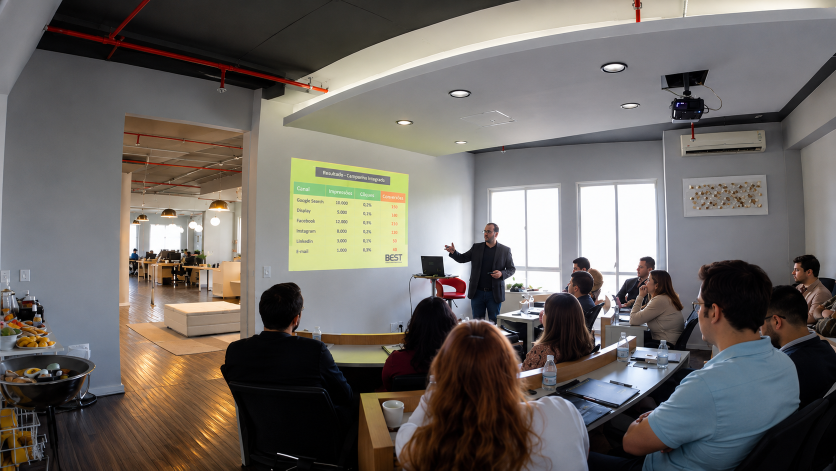
#> input picture assets/archive/internet/best-kenshoo/best00_thread_palestra01.png, 1672 x 941 px (shown at 1/2 size)
$ python temp_media_gallery_batch.py
#> lines starting #> are read from the running program, lines starting #| are printed output that depends on the picture
#!/usr/bin/env python3
from __future__ import annotations

import html
import json
import re
from pathlib import Path
from typing import Iterable

from PIL import Image, ImageOps

ROOT = Path(__file__).resolve().parents[1]
GALLERIES = ROOT / "data/galleries.json"


def esc(value: str) -> str:
    return html.escape(value, quote=True)


def optimize_thread(source_rel: str, output_rel: str, max_width: int = 1100, max_bytes: int = 280_000) -> tuple[int, int, int]:
#> called with max_width = 1100, max_bytes = 280000
    source = ROOT / source_rel
    output = ROOT / output_rel
    output.parent.mkdir(parents=True, exist_ok=True)
    with Image.open(source) as im:
#> im is the input picture: PIL image 1672x941 RGB; mean R, G, B 109.8, 104.5, 99.6
        im = ImageOps.exif_transpose(im)
        if im.mode not in ("RGB", "RGBA"):
            im = im.convert("RGB")
        if im.mode == "RGBA":
            base = Image.new("RGB", im.size, "white")
            base.paste(im, mask=im.getchannel("A"))
            im = base
        if im.width > max_width:
            h = max(1, round(im.height * max_width / im.width))
#> h = 619
            im = im.resize((max_width, h), Image.Resampling.LANCZOS)
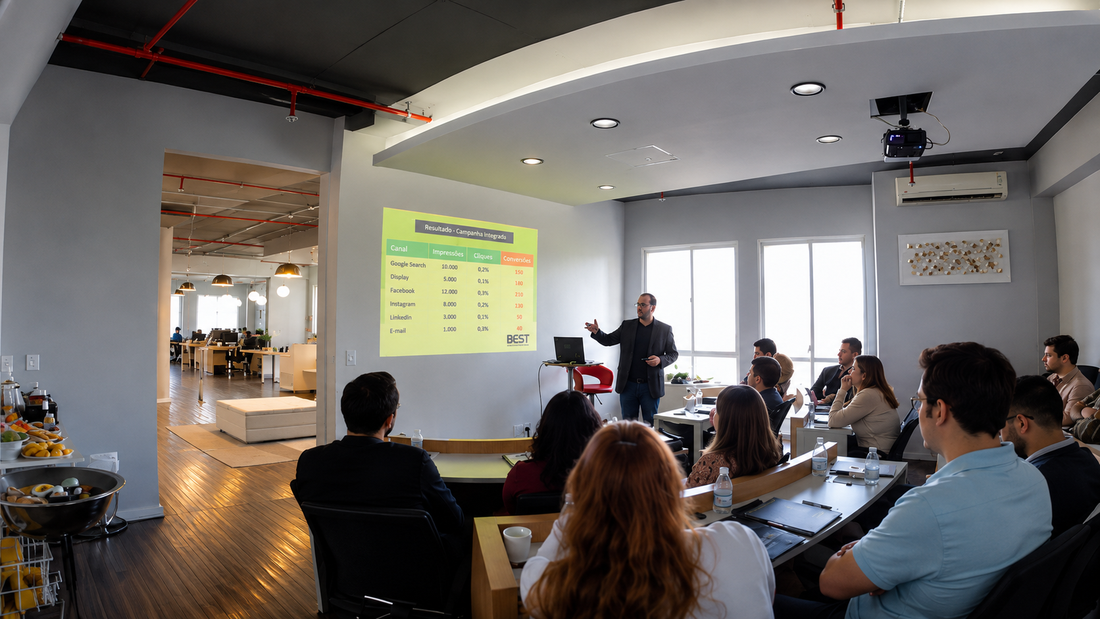
#> im: PIL image 1100x619 RGB; mean R, G, B 109.8, 104.5, 99.6

        quality = 84
        while True:
            im.save(output, "WEBP", quality=quality, method=6)
            size = output.stat().st_size
            if size <= max_bytes or quality <= 58:
                break
            quality -= 4
#> after the loop, quality = 84
        while output.stat().st_size > max_bytes and im.width > 760:
            nw = max(760, round(im.width * 0.9))
            nh = max(1, round(im.height * nw / im.width))
            im = im.resize((nw, nh), Image.Resampling.LANCZOS)
            im.save(output, "WEBP", quality=quality, method=6)
#> this loop made 0 passes
        return im.width, im.height, output.stat().st_size


def thread_figure(*, marker: str, source_rel: str, web_rel: str, width: int, height: int,
                  alt: str, caption: str, open_label: str, aria: str) -> str:
    return f'''<!-- thread-media:{marker}:start -->
<figure class="thread-media thread-media--linked">
<a aria-label="{esc(aria)}" href="/{esc(source_rel)}" rel="noopener noreferrer" target="_blank">
<img alt="{esc(alt)}" decoding="async" height="{height}" loading="lazy" src="/{esc(web_rel)}" width="{width}"/>
</a>
<figcaption><strong>{esc(caption)}</strong><a class="thread-media-open" href="/{esc(source_rel)}" rel="noopener noreferrer" target="_blank">{esc(open_label)}</a></figcaption>
</figure>
<!-- thread-media:{marker}:end -->'''


def insert_after_first_paragraph(text: str, block: str, marker: str) -> str:
    if f"<!-- thread-media:{marker}:start -->" in text:
        return text
    match = re.search(r"</p>", text, flags=re.I)
    if not match:
        raise RuntimeError(f"No paragraph found for thread media {marker}")
    return text[:match.end()] + "\n" + block + text[match.end():]


def add_gallery_placeholder(text: str, gid: str) -> str:
    if f"<!-- gallery:{gid}" in text or f'data-gallery="{gid}"' in text:
        return text
    return text.rstrip() + f"\n<!-- gallery:{gid} -->\n"


def update_fragment(path_rel: str, *, figure: str | None = None, marker: str | None = None, gid: str) -> None:
    path = ROOT / path_rel
    text = path.read_text(encoding="utf-8")
    if figure and marker:
        text = insert_after_first_paragraph(text, figure, marker)
    text = add_gallery_placeholder(text, gid)
    path.write_text(text, encoding="utf-8")


def section_pattern(section_id: str) -> re.Pattern[str]:
    escaped = re.escape(section_id)
    return re.compile(rf'(<section\b(?=[^>]*\bid=["\']{escaped}["\'])[^>]*>)(.*?)(</section>)', re.S | re.I)


def update_section(path_rel: str, section_id: str, *, figure: str | None = None, marker: str | None = None, gid: str) -> None:
    path = ROOT / path_rel
    text = path.read_text(encoding="utf-8")
    pat = section_pattern(section_id)
    matches = list(pat.finditer(text))
    if len(matches) != 1:
        raise RuntimeError(f"{path_rel} #{section_id}: expected one section, got {len(matches)}")
    m = matches[0]
    inner = m.group(2)
    if figure and marker:
        inner = insert_after_first_paragraph(inner, figure, marker)
    if f"<!-- gallery:{gid}" not in inner and f'data-gallery="{gid}"' not in inner:
        inner = inner.rstrip() + f"\n<!-- gallery:{gid} -->\n"
    updated = text[:m.start()] + m.group(1) + inner + m.group(3) + text[m.end():]
    path.write_text(updated, encoding="utf-8")


def item(i: int | str, source: str, pt: str, en: str) -> dict:
    return {"id": f"{int(i):02d}" if isinstance(i, int) or str(i).isdigit() else str(i), "source": source, "caption": {"pt": pt, "en": en}}


def numbered_items(sources: Iterable[str], pt_base: str, en_base: str) -> list[dict]:
    return [item(i, source, f"{pt_base} {i}.", f"{en_base} {i}.") for i, source in enumerate(sources, 1)]


def upsert_gallery(data: dict, gallery: dict) -> None:
    galleries = data.setdefault("galleries", [])
    for idx, existing in enumerate(galleries):
        if existing.get("id") == gallery["id"]:
            galleries[idx] = gallery
            return
    galleries.append(gallery)


def main() -> int:
    # Web-friendly editorial Thread images. Masters remain untouched in assets/archive.
    thread_specs = {
        "best-kenshoo": (
            "assets/archive/internet/best-kenshoo/best00_thread_palestra01.png",
            "assets/media/thread/best-kenshoo-workshop.webp",
        ),
        "psinet": (
            "assets/archive/internet/psinet/PSINet00_Thread-Psinet-STI_Sede-Alphaville.jpg",
            "assets/media/thread/psinet-alphaville.webp",
        ),
        "prateleira-cultural": (
            "assets/archive/communication/prateleira-cultural/prateleiracultural_thread_marcelo-nicchio.jpg",
            "assets/media/thread/prateleira-cultural.webp",
        ),
    }
    dims = {}
    for key, (source, output) in thread_specs.items():
        dims[key] = optimize_thread(source, output)
        print(f"thread {key}: {dims[key][0]}x{dims[key][1]} {dims[key][2]} bytes")
#| thread best-kenshoo: 1100x619 71434 bytes
#> pass 2 of the loop in main, `for key, (source, output) in thread_specs.items():`:
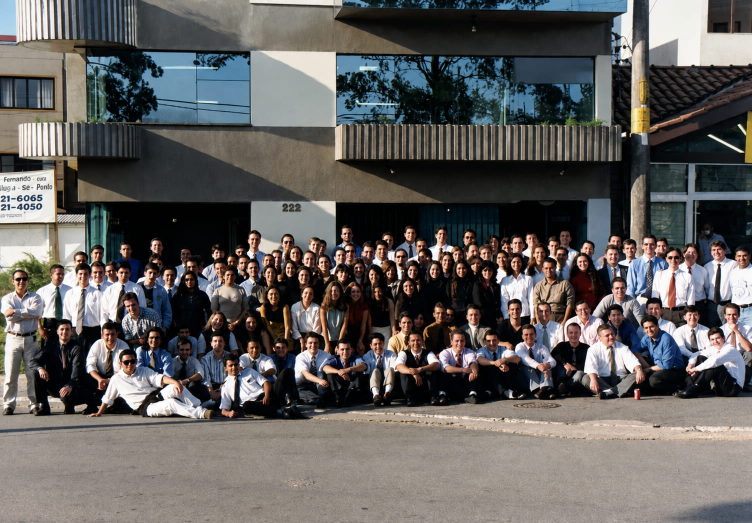
#> input picture assets/archive/internet/psinet/PSINet00_Thread-Psinet-STI_Sede-Alphaville.jpg, 1504 x 1046 px (shown at 1/2 size)
#> in optimize_thread, im is the input picture: PIL image 1504x1046 RGB; mean R, G, B 98.4, 95.8, 93.8
#> in optimize_thread (call 2), `im = im.resize((max_width, h), Image.Resampling.LANCZOS)`:
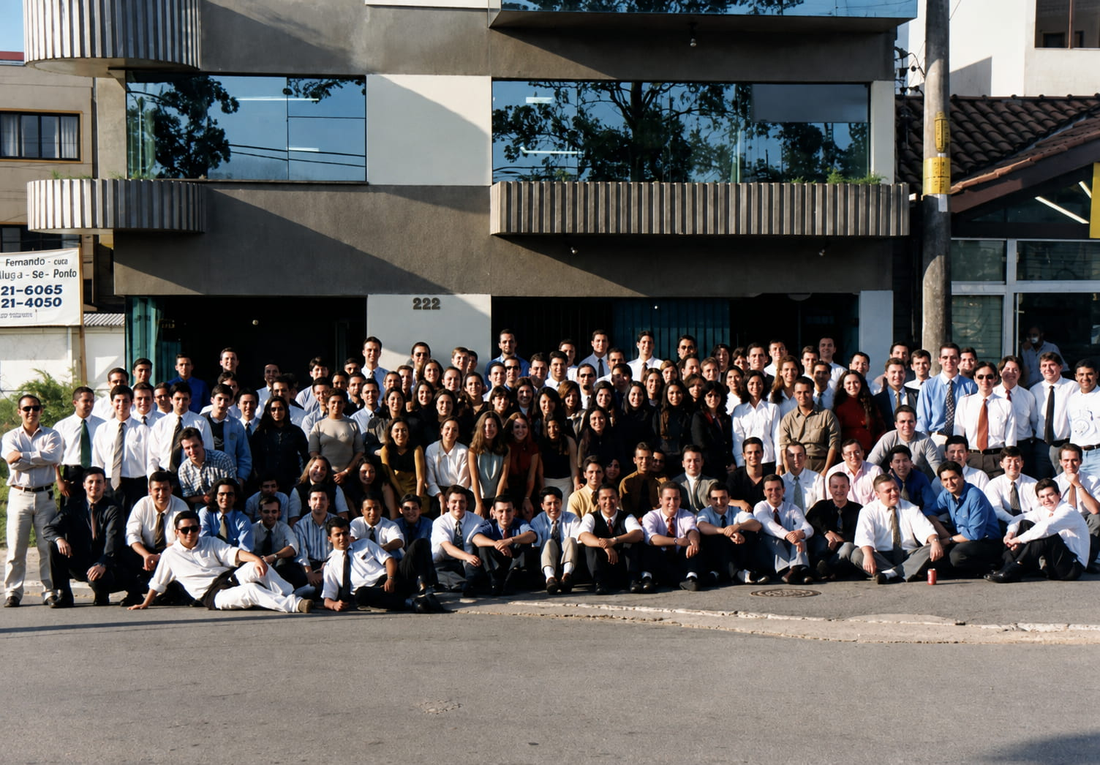
#> im: PIL image 1100x765 RGB; mean R, G, B 98.4, 95.8, 93.8
#| thread psinet: 1100x765 154856 bytes

    bw, bh, _ = dims["best-kenshoo"]
#> bw = 1100; bh = 619
    best_pt = thread_figure(
        marker="best-kenshoo", source_rel=thread_specs["best-kenshoo"][0], web_rel=thread_specs["best-kenshoo"][1], width=bw, height=bh,
        alt="Registro do workshop do E-Commerce Brasil durante o ciclo BEST/Kenshoo.",
        caption="Workshop do E-Commerce Brasil durante o ciclo BEST/Kenshoo, 2014.",
        open_label="Abrir imagem original ↗", aria="Abrir a fotografia original do workshop BEST/Kenshoo"
    )
    best_en = thread_figure(
        marker="best-kenshoo", source_rel=thread_specs["best-kenshoo"][0], web_rel=thread_specs["best-kenshoo"][1], width=bw, height=bh,
        alt="Record of the E-Commerce Brasil workshop during the BEST/Kenshoo period.",
        caption="E-Commerce Brasil workshop during the BEST/Kenshoo period, 2014.",
        open_label="Open original image ↗", aria="Open the original BEST/Kenshoo workshop photo"
    )

    pw, ph, _ = dims["psinet"]
#> pw = 1100; ph = 765
    psinet_pt = thread_figure(
        marker="psinet", source_rel=thread_specs["psinet"][0], web_rel=thread_specs["psinet"][1], width=pw, height=ph,
        alt="Registro da sede PSINet/STI em Alphaville.", caption="Sede da PSINet/STI em Alphaville, c. 2000.",
        open_label="Abrir imagem original ↗", aria="Abrir a fotografia original da PSINet em Alphaville"
    )
    psinet_en = thread_figure(
        marker="psinet", source_rel=thread_specs["psinet"][0], web_rel=thread_specs["psinet"][1], width=pw, height=ph,
        alt="Record of the PSINet/STI office in Alphaville.", caption="PSINet/STI office in Alphaville, c. 2000.",
        open_label="Open original image ↗", aria="Open the original PSINet Alphaville photo"
    )

    sw, sh, _ = dims["prateleira-cultural"]
#> sw = 632; sh = 709
    prateleira_pt = thread_figure(
        marker="prateleira-cultural", source_rel=thread_specs["prateleira-cultural"][0], web_rel=thread_specs["prateleira-cultural"][1], width=sw, height=sh,
        alt="Marcelo Nicchio no período da coluna Prateleira Cultural na Revista Sinal Verde.",
        caption="Marcelo Nicchio no período da coluna Prateleira Cultural, Revista Sinal Verde.",
        open_label="Abrir imagem original ↗", aria="Abrir a fotografia original da Prateleira Cultural"
    )
    prateleira_en = thread_figure(
        marker="prateleira-cultural", source_rel=thread_specs["prateleira-cultural"][0], web_rel=thread_specs["prateleira-cultural"][1], width=sw, height=sh,
        alt="Marcelo Nicchio during the Prateleira Cultural column period at Revista Sinal Verde.",
        caption="Marcelo Nicchio during the Prateleira Cultural column period at Revista Sinal Verde.",
        open_label="Open original image ↗", aria="Open the original Prateleira Cultural photo"
    )

    # Fragment-backed entries: edit their neutral sources, then sync_entries propagates them.
    update_fragment("content/entries/pt/internet-best.inc", figure=best_pt, marker="best-kenshoo", gid="best-kenshoo")
    update_fragment("content/entries/en/internet-best.inc", figure=best_en, marker="best-kenshoo", gid="best-kenshoo")
    update_fragment("content/entries/pt/communication-folha.inc", gid="folha-orfaos-do-rock")
    update_fragment("content/entries/en/communication-folha.inc", gid="folha-orfaos-do-rock")

    # Vertical-backed entries: Full Biography remains generated downstream.
    update_section("pt/internet/index.html", "psinet", figure=psinet_pt, marker="psinet", gid="psinet")
    update_section("en/internet/index.html", "psinet", figure=psinet_en, marker="psinet", gid="psinet")
    update_section("pt/internet/index.html", "petlove", gid="petlove")
    update_section("en/internet/index.html", "petlove", gid="petlove")
    update_section("pt/comunicacao/index.html", "sinal-verde", figure=prateleira_pt, marker="prateleira-cultural", gid="prateleira-cultural")
    update_section("en/communication/index.html", "sinal-verde", figure=prateleira_en, marker="prateleira-cultural", gid="prateleira-cultural")

    data = json.loads(GALLERIES.read_text(encoding="utf-8"))
    data["updated"] = "2026-09-01"

    best_sources = [
        "best00_palestra02_tratamento-ia.jpg",
        "best00_palestra03_tratamento-_ia.jpg",
        "best00_palestra04_tratamento-ia.jpg",
        "best00_palestra05_tratamento-ia.jpg",
        "best00_palestra06_tratamento-ia_.jpg",
        "best01-cartao.jpg",
        "best02-escritorio01.jpg",
        "best03-escritorio02.jpg",
        "best04-escritorio03-ia.jpg",
        "best05-clientes.JPG",
        "best06-claudio-coelho_chap-chap_marcelo-nicchio_roger-lopes.JPG",
    ]
    best_items = []
    for i, source in enumerate(best_sources, 1):
        if i <= 5:
            pt, en = "Registro do workshop com tratamento por IA.", "Workshop record with AI treatment."
        elif i == 6:
            pt, en = "Cartão profissional do período BEST/Kenshoo.", "Professional card from the BEST/Kenshoo period."
        elif i in (7, 8):
            pt, en = "Registro do escritório da BEST.", "Record of the BEST office."
        elif i == 9:
            pt, en = "Registro do escritório com tratamento por IA.", "Office record with AI treatment."
        elif i == 10:
            pt, en = "Registro visual de clientes da operação.", "Visual record of operation clients."
        else:
            pt, en = "Claudio Coelho, Chap Chap, Marcelo Nicchio e Roger Lopes.", "Claudio Coelho, Chap Chap, Marcelo Nicchio and Roger Lopes."
        best_items.append(item(i, source, pt, en))

    folha_sources = [
        "folhateen - 23-04-2000 - Reportagem - Órfãos do Rock Pag 1de2 (1-2) - 300dpi.jpg",
        "folhateen - 23-04-2000 - Reportagem - Órfãos do Rock Pag 1de2 (2-2) - 300dpi.jpg",
        "folhateen - 23-04-2000 - Reportagem - Órfãos do Rock Pag 2de2 - 300dpi.jpg",
    ]
    folha_items = [
        item(1, folha_sources[0], "Folhateen — primeira página da matéria ‘Órfãos do Rock’, scan 1.", "Folhateen — first page of the ‘Órfãos do Rock’ article, scan 1."),
        item(2, folha_sources[1], "Folhateen — primeira página da matéria ‘Órfãos do Rock’, scan 2.", "Folhateen — first page of the ‘Órfãos do Rock’ article, scan 2."),
        item(3, folha_sources[2], "Folhateen — segunda página da matéria ‘Órfãos do Rock’.", "Folhateen — second page of the ‘Órfãos do Rock’ article."),
    ]

    petlove_sources = [f"petlove{i:02d}.jpg" for i in range(1, 12)]
    psinet_sources = [f"PSINet{i:02d}.jpg" for i in range(1, 6)]

    prateleira_sources = [
        "sinalverde01.jpg", "sinalverde02-novo.jpg", "sinalverde03-novo.jpg", "sinalverde04.jpg", "sinalverde05.jpg", "sinalverde06.jpg", "sinalverde07.jpg",
        "sinalverde08-01novo.jpg", "sinalverde08-02novo.jpg", "sinalverde09.jpg", "sinalverde10.jpg", "sinalverde11.jpg", "sinalverde12.jpg", "sinalverde13.jpg",
        "sinalverde14.jpg", "sinalverde15.jpg", "sinalverde16.jpg", "sinalverde17.jpg", "sinalverde18.jpg", "sinalverde19.jpg", "sinalverde20.jpg", "sinalverde21.jpg",
        "sinalverde22.jpg", "sinalverde23.jpg",
    ]
    prateleira_items = []
    column_labels = ["01", "02", "03", "04", "05", "06", "07", "08 — parte 1", "08 — parte 2", "09", "10", "11", "12", "13", "14", "15", "16", "17", "18", "19", "20", "21", "22", "23"]
    for i, (source, label) in enumerate(zip(prateleira_sources, column_labels), 1):
        en_label = label.replace("parte", "part")
        prateleira_items.append(item(i, source, f"Prateleira Cultural — coluna {label}.", f"Prateleira Cultural — column {en_label}."))

    upsert_gallery(data, {
        "id": "best-kenshoo",
        "sourceRoot": "assets/archive/internet/best-kenshoo",
        "targets": {"pt": ["content/entries/pt/internet-best.inc"], "en": ["content/entries/en/internet-best.inc"]},
        "title": {"pt": "Fotos e registros", "en": "Photos and records"},
        "items": best_items,
    })
    upsert_gallery(data, {
        "id": "folha-orfaos-do-rock",
        "sourceRoot": "assets/archive/communication/folha-orfaos-do-rock",
        "targets": {"pt": ["content/entries/pt/communication-folha.inc"], "en": ["content/entries/en/communication-folha.inc"]},
        "title": {"pt": "Scans da matéria", "en": "Article scans"},
        "items": folha_items,
    })
    upsert_gallery(data, {
        "id": "petlove",
        "sourceRoot": "assets/archive/internet/petlove",
        "targets": {"pt": ["pt/internet/index.html"], "en": ["en/internet/index.html"]},
        "title": {"pt": "Fotos", "en": "Photos"},
        "items": numbered_items(petlove_sources, "Registro fotográfico do período na Petlove", "Photographic record from the Petlove period"),
    })
    upsert_gallery(data, {
        "id": "psinet",
        "sourceRoot": "assets/archive/internet/psinet",
        "targets": {"pt": ["pt/internet/index.html"], "en": ["en/internet/index.html"]},
        "title": {"pt": "Fotos", "en": "Photos"},
        "items": numbered_items(psinet_sources, "Registro fotográfico do período na PSINet", "Photographic record from the PSINet period"),
    })
    upsert_gallery(data, {
        "id": "prateleira-cultural",
        "sourceRoot": "assets/archive/communication/prateleira-cultural",
        "targets": {"pt": ["pt/comunicacao/index.html"], "en": ["en/communication/index.html"]},
        "title": {"pt": "Páginas digitalizadas", "en": "Digitized pages"},
        "items": prateleira_items,
    })

    GALLERIES.write_text(json.dumps(data, ensure_ascii=False, indent=2) + "\n", encoding="utf-8")
    print("Registered five gallery batches and three Thread images.")
    return 0


if __name__ == "__main__":
#> (the run stopped early here; a loop or call above may not have finished)
